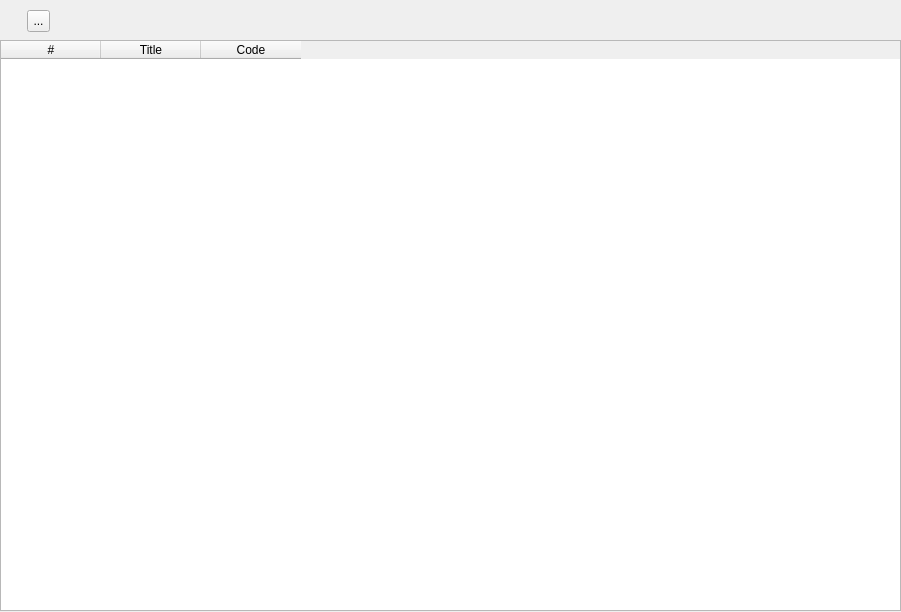
<?xml version="1.0" encoding="UTF-8"?>
<ui version="4.0">
 <class>DlgCategoryList</class>
 <widget class="QDialog" name="DlgCategoryList">
  <property name="geometry">
   <rect>
    <x>0</x>
    <y>0</y>
    <width>901</width>
    <height>612</height>
   </rect>
  </property>
  <property name="windowTitle">
   <string>Dialog</string>
  </property>
  <widget class="QLabel" name="lbCategoryList">
   <property name="geometry">
    <rect>
     <x>130</x>
     <y>10</y>
     <width>761</width>
     <height>20</height>
    </rect>
   </property>
   <property name="text">
    <string/>
   </property>
  </widget>
  <widget class="QTableWidget" name="twCategoryList">
   <property name="geometry">
    <rect>
     <x>0</x>
     <y>40</y>
     <width>901</width>
     <height>571</height>
    </rect>
   </property>
   <property name="editTriggers">
    <set>QAbstractItemView::NoEditTriggers</set>
   </property>
   <property name="selectionMode">
    <enum>QAbstractItemView::MultiSelection</enum>
   </property>
   <property name="selectionBehavior">
    <enum>QAbstractItemView::SelectRows</enum>
   </property>
   <property name="sortingEnabled">
    <bool>true</bool>
   </property>
   <attribute name="horizontalHeaderHighlightSections">
    <bool>false</bool>
   </attribute>
   <column>
    <property name="text">
     <string>#</string>
    </property>
   </column>
   <column>
    <property name="text">
     <string>Title</string>
    </property>
   </column>
   <column>
    <property name="text">
     <string>Code</string>
    </property>
   </column>
  </widget>
  <widget class="QToolButton" name="tbInvertSelection">
   <property name="geometry">
    <rect>
     <x>100</x>
     <y>10</y>
     <width>22</width>
     <height>22</height>
    </rect>
   </property>
   <property name="minimumSize">
    <size>
     <width>22</width>
     <height>22</height>
    </size>
   </property>
   <property name="maximumSize">
    <size>
     <width>22</width>
     <height>22</height>
    </size>
   </property>
   <property name="text">
    <string/>
   </property>
   <property name="icon">
    <iconset resource="../resource/icons.qrc">
     <normaloff>:/button/images/svg/retweet-solid.svg</normaloff>:/button/images/svg/retweet-solid.svg</iconset>
   </property>
   <property name="autoRaise">
    <bool>true</bool>
   </property>
  </widget>
  <widget class="QToolButton" name="tbSelection">
   <property name="geometry">
    <rect>
     <x>52</x>
     <y>10</y>
     <width>22</width>
     <height>22</height>
    </rect>
   </property>
   <property name="minimumSize">
    <size>
     <width>22</width>
     <height>22</height>
    </size>
   </property>
   <property name="maximumSize">
    <size>
     <width>22</width>
     <height>22</height>
    </size>
   </property>
   <property name="text">
    <string/>
   </property>
   <property name="icon">
    <iconset resource="../resource/icons.qrc">
     <normaloff>:/button/images/svg/check-solid.svg</normaloff>:/button/images/svg/check-solid.svg</iconset>
   </property>
   <property name="autoRaise">
    <bool>true</bool>
   </property>
  </widget>
  <widget class="QToolButton" name="tbUnselection">
   <property name="geometry">
    <rect>
     <x>76</x>
     <y>10</y>
     <width>22</width>
     <height>22</height>
    </rect>
   </property>
   <property name="minimumSize">
    <size>
     <width>22</width>
     <height>22</height>
    </size>
   </property>
   <property name="maximumSize">
    <size>
     <width>22</width>
     <height>22</height>
    </size>
   </property>
   <property name="text">
    <string/>
   </property>
   <property name="icon">
    <iconset resource="../resource/icons.qrc">
     <normaloff>:/button/images/svg/times-solid.svg</normaloff>:/button/images/svg/times-solid.svg</iconset>
   </property>
   <property name="autoRaise">
    <bool>true</bool>
   </property>
  </widget>
  <widget class="QToolButton" name="tbSave">
   <property name="geometry">
    <rect>
     <x>27</x>
     <y>10</y>
     <width>23</width>
     <height>22</height>
    </rect>
   </property>
   <property name="text">
    <string>...</string>
   </property>
   <property name="icon">
    <iconset resource="../resource/icons.qrc">
     <normaloff>:/button/images/svg/save-solid.svg</normaloff>:/button/images/svg/save-solid.svg</iconset>
   </property>
  </widget>
  <widget class="QToolButton" name="tbRefresh">
   <property name="geometry">
    <rect>
     <x>3</x>
     <y>10</y>
     <width>22</width>
     <height>22</height>
    </rect>
   </property>
   <property name="minimumSize">
    <size>
     <width>22</width>
     <height>22</height>
    </size>
   </property>
   <property name="maximumSize">
    <size>
     <width>22</width>
     <height>22</height>
    </size>
   </property>
   <property name="styleSheet">
    <string notr="true"/>
   </property>
   <property name="text">
    <string/>
   </property>
   <property name="icon">
    <iconset resource="../resource/icons.qrc">
     <normaloff>:/button/images/svg/sync-alt-solid.svg</normaloff>:/button/images/svg/sync-alt-solid.svg</iconset>
   </property>
   <property name="autoRaise">
    <bool>true</bool>
   </property>
  </widget>
 </widget>
 <resources>
  <include location="../resource/icons.qrc"/>
 </resources>
 <connections/>
</ui>
